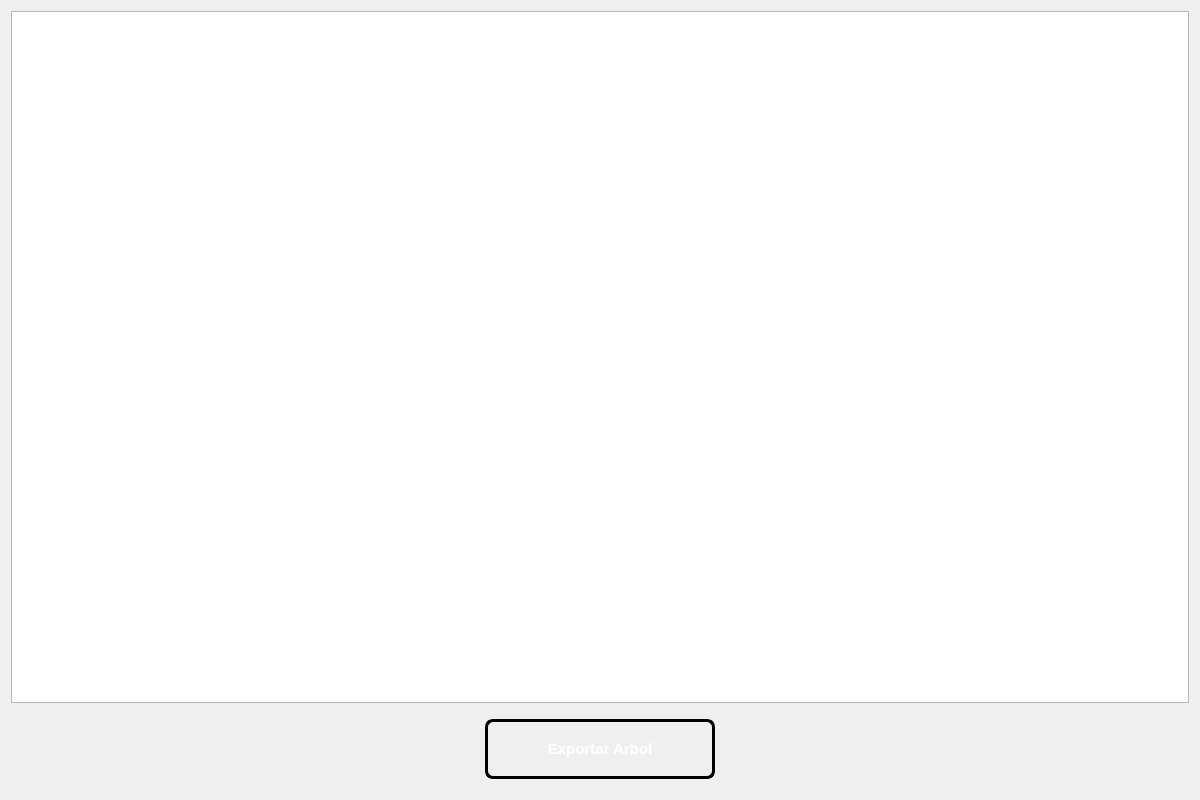
<?xml version="1.0" encoding="UTF-8"?>
<ui version="4.0">
 <class>PantallaArbolBMas</class>
 <widget class="QWidget" name="PantallaArbolBMas">
  <property name="geometry">
   <rect>
    <x>0</x>
    <y>0</y>
    <width>1200</width>
    <height>800</height>
   </rect>
  </property>
  <property name="windowTitle">
   <string>Form</string>
  </property>
  <layout class="QVBoxLayout" name="verticalLayout">
   <item>
    <widget class="QGraphicsView" name="graphicsView"/>
   </item>
   <item>
    <widget class="QWidget" name="widget" native="true">
     <property name="sizePolicy">
      <sizepolicy hsizetype="Preferred" vsizetype="Preferred">
       <horstretch>0</horstretch>
       <verstretch>80</verstretch>
      </sizepolicy>
     </property>
     <property name="maximumSize">
      <size>
       <width>16777215</width>
       <height>80</height>
      </size>
     </property>
     <layout class="QHBoxLayout" name="horizontalLayout">
      <item>
       <spacer name="horizontalSpacer">
        <property name="orientation">
         <enum>Qt::Orientation::Horizontal</enum>
        </property>
        <property name="sizeHint" stdset="0">
         <size>
          <width>458</width>
          <height>20</height>
         </size>
        </property>
       </spacer>
      </item>
      <item>
       <widget class="QPushButton" name="btnExportar">
        <property name="minimumSize">
         <size>
          <width>230</width>
          <height>60</height>
         </size>
        </property>
        <property name="styleSheet">
         <string notr="true">QPushButton#btnExportar {
    background-color: qlineargradient(spread:pad, x1:0, y1:0, x2:1, y2:1, 
                        stop:0 rgb(8, 2, 48), 
                        stop:1 rgb(255, 163, 72));
    
    border: 3px solid black;
    border-radius: 8px;
    
    color: white;
    font-family: &quot;Arial Black&quot;, Gadget, sans-serif;
    font-size: 15px;
    font-weight: bold;
    text-transform: uppercase;
    
    padding: 10px 25px;
}

QPushButton#btnExportar:hover {
    background-color: qlineargradient(spread:pad, x1:0, y1:0, x2:1, y2:1, 
                        stop:0 rgb(38, 13, 173), 
                        stop:1 rgb(87, 227, 137));
    border-color: #f1c40f;
}


QPushButton#btnExportar:pressed {
    background-color: #2c3e50;
    padding-top: 12px;
    padding-left: 27px;
}</string>
        </property>
        <property name="text">
         <string>Exportar Arbol</string>
        </property>
       </widget>
      </item>
      <item>
       <spacer name="horizontalSpacer_2">
        <property name="orientation">
         <enum>Qt::Orientation::Horizontal</enum>
        </property>
        <property name="sizeHint" stdset="0">
         <size>
          <width>458</width>
          <height>20</height>
         </size>
        </property>
       </spacer>
      </item>
     </layout>
    </widget>
   </item>
  </layout>
 </widget>
 <resources/>
 <connections/>
</ui>
